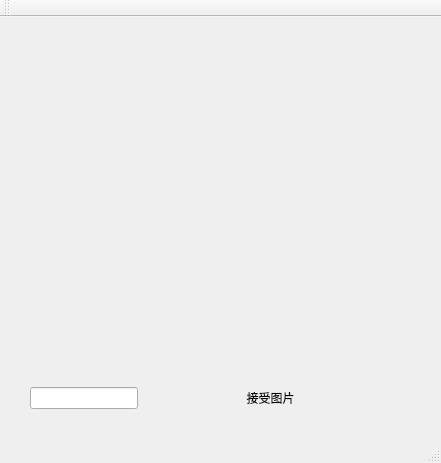
<?xml version="1.0" encoding="UTF-8"?>
<ui version="4.0">
 <class>MainWindow</class>
 <widget class="QMainWindow" name="MainWindow">
  <property name="geometry">
   <rect>
    <x>0</x>
    <y>0</y>
    <width>441</width>
    <height>463</height>
   </rect>
  </property>
  <property name="windowTitle">
   <string>MainWindow</string>
  </property>
  <widget class="QWidget" name="centralWidget">
   <widget class="QLineEdit" name="lineEdit_2">
    <property name="geometry">
     <rect>
      <x>30</x>
      <y>370</y>
      <width>108</width>
      <height>22</height>
     </rect>
    </property>
    <property name="text">
     <string>                            </string>
    </property>
   </widget>
   <widget class="QLabel" name="label">
    <property name="geometry">
     <rect>
      <x>30</x>
      <y>60</y>
      <width>371</width>
      <height>231</height>
     </rect>
    </property>
    <property name="text">
     <string/>
    </property>
   </widget>
   <widget class="QLabel" name="label_2">
    <property name="geometry">
     <rect>
      <x>210</x>
      <y>370</y>
      <width>181</width>
      <height>21</height>
     </rect>
    </property>
    <property name="text">
     <string>           接受图片</string>
    </property>
   </widget>
   <widget class="QWidget" name="verticalLayoutWidget">
    <property name="geometry">
     <rect>
      <x>20</x>
      <y>370</y>
      <width>121</width>
      <height>21</height>
     </rect>
    </property>
    <layout class="QVBoxLayout" name="verticalLayout"/>
   </widget>
   <widget class="QWidget" name="horizontalLayoutWidget">
    <property name="geometry">
     <rect>
      <x>240</x>
      <y>370</y>
      <width>161</width>
      <height>31</height>
     </rect>
    </property>
    <layout class="QHBoxLayout" name="horizontalLayout"/>
   </widget>
   <widget class="QWidget" name="horizontalLayoutWidget_2">
    <property name="geometry">
     <rect>
      <x>10</x>
      <y>330</y>
      <width>401</width>
      <height>81</height>
     </rect>
    </property>
    <layout class="QHBoxLayout" name="horizontalLayout_2"/>
   </widget>
   <widget class="QWidget" name="verticalLayoutWidget_2">
    <property name="geometry">
     <rect>
      <x>0</x>
      <y>310</y>
      <width>431</width>
      <height>111</height>
     </rect>
    </property>
    <layout class="QVBoxLayout" name="verticalLayout_2"/>
   </widget>
   <widget class="QWidget" name="verticalLayoutWidget_3">
    <property name="geometry">
     <rect>
      <x>20</x>
      <y>40</y>
      <width>411</width>
      <height>271</height>
     </rect>
    </property>
    <layout class="QVBoxLayout" name="verticalLayout_3"/>
   </widget>
   <widget class="QWidget" name="gridLayoutWidget">
    <property name="geometry">
     <rect>
      <x>0</x>
      <y>0</y>
      <width>441</width>
      <height>421</height>
     </rect>
    </property>
    <layout class="QGridLayout" name="gridLayout"/>
   </widget>
  </widget>
  <widget class="QMenuBar" name="menuBar">
   <property name="geometry">
    <rect>
     <x>0</x>
     <y>0</y>
     <width>441</width>
     <height>22</height>
    </rect>
   </property>
  </widget>
  <widget class="QToolBar" name="mainToolBar">
   <attribute name="toolBarArea">
    <enum>TopToolBarArea</enum>
   </attribute>
   <attribute name="toolBarBreak">
    <bool>false</bool>
   </attribute>
  </widget>
  <widget class="QStatusBar" name="statusBar"/>
 </widget>
 <layoutdefault spacing="6" margin="11"/>
 <resources/>
 <connections/>
</ui>
